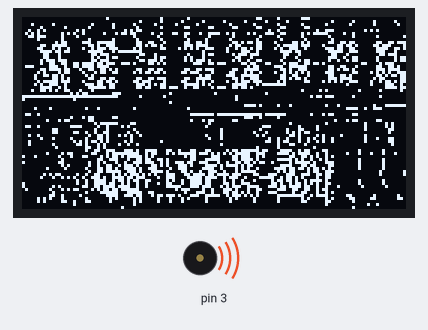
This sketch was run on a simulated Arduino Uno, built with avr-gcc and run on an emulated ATmega328P. Shown: 128×64 one-colour display, buzzer (waves = sounding).

Above: at 0.1 s.
At 8.7 s:
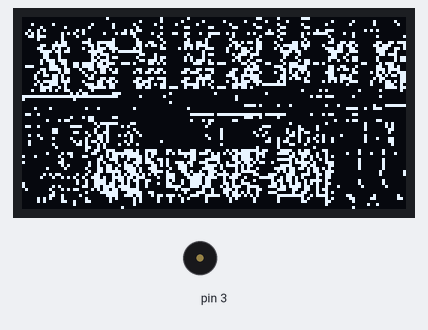
At 18.9 s:
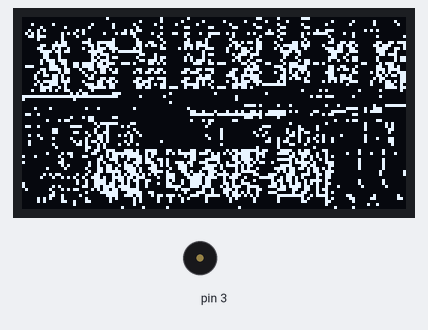
Timing chart, 0 to 20.4 s (numbered marks = the images above):
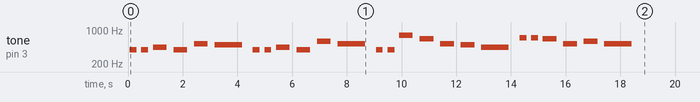

The sketch:

birthday_gif.ino
```cpp
#include <Wire.h>
#include <Adafruit_SSD1306.h>

Adafruit_SSD1306 display(128, 64, &Wire, -1);

const unsigned char Welcome_Screen[] PROGMEM = {
  //Paste your bitmap here
};

const unsigned char First_img[] PROGMEM = {
  //Paste your bitmap here
};

const unsigned char Second_img[] PROGMEM = {
  //Past your bitmap here
};

const unsigned char Third_img[] PROGMEM = {
  //Paste your bitmap here
};

const unsigned char Fourth_img[] PROGMEM = {
  //Paste your bitmap here
};

const unsigned char Fifth_img[] PROGMEM = {
  //Paste your bitmap here
};

const unsigned char Sixth_img[] PROGMEM = {
  //Paste your bitmap here
};

const unsigned char Seventh_img[] PROGMEM = {
	//Paste your bitmap here
};

const unsigned char Last_img[] PROGMEM = {
	//Paste your bitmap here
};

unsigned const int notes[] = {
  392, 392, 440, 392, 523, 494,
  392, 392, 440, 392, 587, 523,
  392, 392, 784, 659, 523, 494,
  440, 698, 698, 659, 523, 587,
  523
  //Melody
};

byte noteDurations[] = {
  4, 4, 2, 2, 2, 1,
  4, 4, 2, 2, 2, 1,
  4, 4, 2, 2, 2, 2,
  1, 4, 4, 2, 2, 2,
  1
  //Melody Delays
};

void setup() {
  display.begin(SSD1306_SWITCHCAPVCC, 0x3C);
  display.clearDisplay();
  display.drawBitmap(0, 0, Welcome_Screen, 128, 64, WHITE);
  display.display();

  for (int i = 0; i < sizeof(notes) / sizeof(notes[0]); i++) {
    int noteDuration = 1000 / noteDurations[i];
    tone(3, notes[i], noteDuration);
    delay(noteDuration * 1.3);  // Adjust the delay as needed
    noTone(3);
    delay(100);
  }
  display.clearDisplay();
  display.drawBitmap(0, 0, First_img, 128, 64, WHITE);
  display.display();
  delay(3000);
  display.clearDisplay();
  display.drawBitmap(0, 0, Second_img, 128, 64, WHITE);
  display.display();
  delay(3000);
  display.clearDisplay();
  display.drawBitmap(0, 0, Third_img, 128, 64, WHITE);
  display.display();
  delay(3000);
  display.clearDisplay();
  display.drawBitmap(0, 0, Fourth_img, 128, 64, WHITE);
  display.display();
  delay(3000);
  display.clearDisplay();
  display.drawBitmap(0, 0, Fifth_img, 128, 64, WHITE);
  display.display();
  delay(3000);
  display.clearDisplay();
  display.drawBitmap(0, 0, Sixth_img, 128, 64, WHITE);
  display.display();
  delay(5000);
  display.clearDisplay();
  display.drawBitmap(0, 0, Seventh_img, 128, 64, WHITE);
  display.display();
  delay(15000);
  display.clearDisplay();
  display.drawBitmap(0, 0, Last_img, 128, 64, WHITE);
  display.display();
  delay(8000);
  display.clearDisplay();
  display.ssd1306_command(SSD1306_DISPLAYOFF);
  display.display();
}

void loop() {
  /*Powered By Arduino classroom | Subscribe Arduino classroom Youtube Channel*/
}
```
